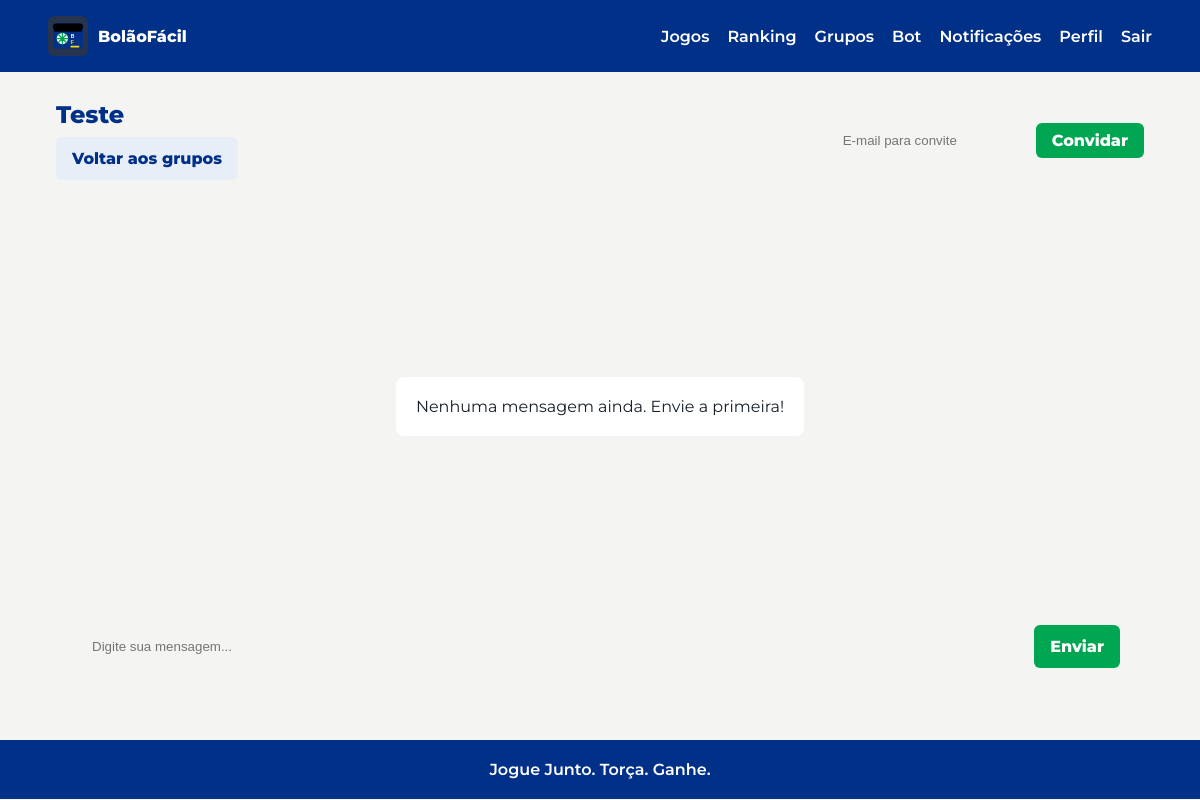
The page /chat/grupos/1 (signed in) on the database as committed earlier.
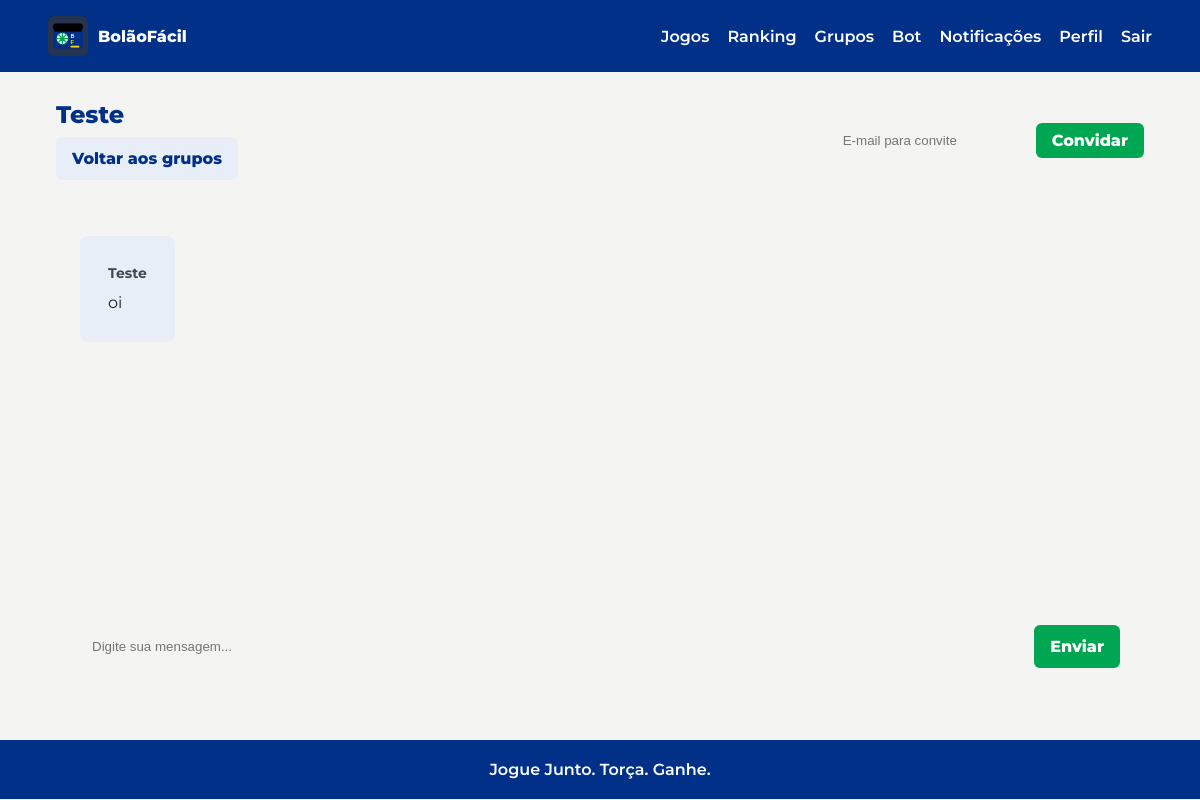
The same page on the database as committed later.
### tables this page shows
CREATE TABLE chat_messages (
            id INTEGER PRIMARY KEY AUTOINCREMENT,
            group_id INTEGER,
            sender_id INTEGER NOT NULL DEFAULT 0,
            recipient_id INTEGER,
            text TEXT NOT NULL,
            is_bot INTEGER NOT NULL DEFAULT 0,
            created_at TEXT NOT NULL DEFAULT CURRENT_TIMESTAMP,
            FOREIGN KEY (group_id) REFERENCES chat_groups(id) ON DELETE CASCADE
        );

CREATE TABLE users (
    id INTEGER PRIMARY KEY AUTOINCREMENT,
    name TEXT NOT NULL,
    email TEXT NOT NULL UNIQUE,
    whatsapp_phone TEXT,
    password_hash TEXT NOT NULL,
    created_at TEXT NOT NULL DEFAULT CURRENT_TIMESTAMP
, role TEXT NOT NULL DEFAULT 'user', notifications_enabled INTEGER NOT NULL DEFAULT 1);

### controllers/chat_controller.py (the view)
@chat_bp.route("/chat/grupos/<int:group_id>", methods=["GET"])
@login_required
def group_chat(group_id):
    if not ChatGroupMember.exists(group_id, current_user.id):
        return render_template("errors/403.html"), 403
    group = ChatGroup.get_by_id(group_id)
    messages = ChatMessage.list_for_group(group_id)
    return render_template("chat/group.html", group=group, messages=messages)

### app.py (called while the page is built)
def get_db():
    if "db" not in g:
        database_url = current_app_config()["DATABASE_URL"]
        database_path = Path(database_url)
        database_path.parent.mkdir(parents=True, exist_ok=True)
        g.db = sqlite3.connect(database_path)
        g.db.row_factory = sqlite3.Row
        g.db.execute("PRAGMA foreign_keys = ON")
    return g.db

def current_app_config():
    from flask import current_app
    return current_app.config

@login_manager.user_loader
def load_user(user_id):
    return User.get_by_id(user_id)

### models/chat.py (called while the page is built)
def _db():
    from app import get_db
    return get_db()

    @staticmethod
    def get_by_id(group_id):
        return _db().execute("SELECT * FROM chat_groups WHERE id = ?", (group_id,)).fetchone()

    @staticmethod
    def exists(group_id, user_id):
        row = _db().execute(
            "SELECT 1 FROM chat_group_members WHERE group_id = ? AND user_id = ?",
            (group_id, user_id)
        ).fetchone()
        return row is not None

### models/user.py (called while the page is built)
def _db():
    from app import get_db
    return get_db()

    @property
    def is_admin(self):
        return self.role == "admin"

### templates/chat/group.html (shortened to what this page needs)
{% extends "base.html" %}
{% block content %}
<section class="content-head" style="display: flex; justify-content: space-between; align-items: center; flex-wrap: wrap; gap: 1rem;">
  <div>
    <h1 style="margin-bottom: 0.5rem;">{{ group.name }}</h1>
    <a href="{{ url_for('chat.list_groups') }}" class="button-secondary">Voltar aos grupos</a>
  </div>
  <form id="invite-form" style="display: flex; gap: 0.5rem; align-items: center;">
    <input type="email" id="invite-email" placeholder="E-mail para convite" required style="padding: 0.5rem; border: 1px solid var(--border-color); border-radius: 4px; background: var(--bg-color); color: var(--text-color);">
    <button type="submit" class="button-primary" style="padding: 0.5rem 1rem;">Convidar</button>
  </form>
</section>
<section class="chat-container" style="border: 1px solid var(--border-color); border-radius: 8px; background: var(--bg-card); display: flex; flex-direction: column; height: 60vh; margin-top: 2rem;">
  <div class="chat-messages" id="chat-messages" style="flex-grow: 1; overflow-y: auto; padding: 1.5rem; display: flex; flex-direction: column; gap: 1rem;">
    {% for msg in messages %}
      <div class="chat-message {{ 'user' if msg.sender_id == current_user.id else 'bot' }}" style="display: flex; max-width: 80%; align-self: {{ 'flex-end' if msg.sender_id == current_user.id else 'flex-start' }};">
        <div class="message-content" style="padding: 1rem; border-radius: 8px; line-height: 1.4; {{ 'background: var(--primary-color); color: var(--primary-color-text);' if msg.sender_id == current_user.id else 'background: var(--bg-color); border: 1px solid var(--border-color);' }}">
          {% if msg.sender_id != current_user.id %}
            <strong style="display: block; margin-bottom: 0.5rem; font-size: 0.875rem; opacity: 0.8;">{{ msg.sender_name }}</strong>
          {% endif %}
          {{ msg.text }}
        </div>
      </div>
    {% else %}
      <div class="empty-state" style="margin: auto;">Nenhuma mensagem ainda. Envie a primeira!</div>
    {% endfor %}
  </div>
  <form id="chat-form" class="chat-input-form" style="display: flex; gap: 1rem; padding: 1.5rem; border-top: 1px solid var(--border-color);">
    <input type="text" id="chat-input" placeholder="Digite sua mensagem..." autocomplete="off" required style="flex-grow: 1; padding: 0.75rem; border: 1px solid var(--border-color); border-radius: 8px; background: var(--bg-color); color: var(--text-color);">
    <button type="submit" class="button-primary">Enviar</button>
  </form>
</section>
{% endblock %}

Rows that differ between the two databases and show on the page:
added chat_messages: sender_name "Teste", text "oi"
Other text that changed with them:
text no longer shown: "Nenhuma mensagem ainda. Envie a primeira!"
